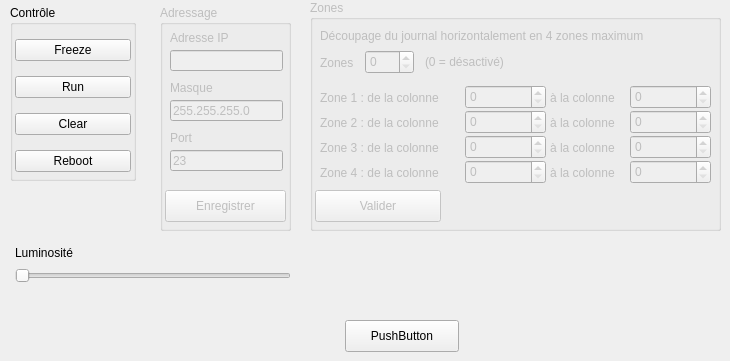
    <widget class="QWidget" name="paramTab">
     <attribute name="title">
      <string>Paramètres</string>
     </attribute>
     <widget class="QSlider" name="ledIntensity">
      <property name="geometry">
       <rect>
        <x>15</x>
        <y>265</y>
        <width>276</width>
        <height>22</height>
       </rect>
      </property>
      <property name="maximum">
       <number>7</number>
      </property>
      <property name="orientation">
       <enum>Qt::Horizontal</enum>
      </property>
     </widget>
     <widget class="QLabel" name="label_3">
      <property name="geometry">
       <rect>
        <x>15</x>
        <y>245</y>
        <width>86</width>
        <height>16</height>
       </rect>
      </property>
      <property name="text">
       <string>Luminosité</string>
      </property>
     </widget>
     <widget class="QGroupBox" name="groupZone">
      <property name="enabled">
       <bool>false</bool>
      </property>
      <property name="geometry">
       <rect>
        <x>310</x>
        <y>0</y>
        <width>411</width>
        <height>231</height>
       </rect>
      </property>
      <property name="title">
       <string>Zones</string>
      </property>
      <widget class="QLabel" name="label_9">
       <property name="geometry">
        <rect>
         <x>10</x>
         <y>55</y>
         <width>41</width>
         <height>16</height>
        </rect>
       </property>
       <property name="text">
        <string>Zones</string>
       </property>
      </widget>
      <widget class="QSpinBox" name="zoneNumber">
       <property name="geometry">
        <rect>
         <x>55</x>
         <y>50</y>
         <width>49</width>
         <height>24</height>
        </rect>
       </property>
       <property name="maximum">
        <number>3</number>
       </property>
      </widget>
      <widget class="QLabel" name="label_19">
       <property name="geometry">
        <rect>
         <x>10</x>
         <y>25</y>
         <width>411</width>
         <height>21</height>
        </rect>
       </property>
       <property name="text">
        <string>Découpage du journal horizontalement en 4 zones maximum</string>
       </property>
      </widget>
      <widget class="QLabel" name="label_20">
       <property name="geometry">
        <rect>
         <x>10</x>
         <y>90</y>
         <width>146</width>
         <height>16</height>
        </rect>
       </property>
       <property name="text">
        <string>Zone 1 : de la colonne </string>
       </property>
      </widget>
      <widget class="QLabel" name="label_21">
       <property name="geometry">
        <rect>
         <x>240</x>
         <y>90</y>
         <width>81</width>
         <height>16</height>
        </rect>
       </property>
       <property name="text">
        <string>à la colonne </string>
       </property>
      </widget>
      <widget class="QSpinBox" name="fromZone1">
       <property name="geometry">
        <rect>
         <x>155</x>
         <y>85</y>
         <width>81</width>
         <height>24</height>
        </rect>
       </property>
       <property name="maximum">
        <number>8000</number>
       </property>
      </widget>
      <widget class="QSpinBox" name="toZone1">
       <property name="geometry">
        <rect>
         <x>320</x>
         <y>85</y>
         <width>81</width>
         <height>24</height>
        </rect>
       </property>
       <property name="maximum">
        <number>8000</number>
       </property>
      </widget>
      <widget class="QLabel" name="label_22">
       <property name="geometry">
        <rect>
         <x>115</x>
         <y>54</y>
         <width>171</width>
         <height>16</height>
        </rect>
       </property>
       <property name="text">
        <string>(0 = désactivé)</string>
       </property>
      </widget>
      <widget class="QPushButton" name="zoneSet">
       <property name="geometry">
        <rect>
         <x>5</x>
         <y>190</y>
         <width>126</width>
         <height>32</height>
        </rect>
       </property>
       <property name="text">
        <string>Valider</string>
       </property>
      </widget>
      <widget class="QSpinBox" name="toZone2">
       <property name="geometry">
        <rect>
         <x>320</x>
         <y>110</y>
         <width>81</width>
         <height>24</height>
        </rect>
       </property>
       <property name="maximum">
        <number>8000</number>
       </property>
      </widget>
      <widget class="QSpinBox" name="fromZone2">
       <property name="geometry">
        <rect>
         <x>155</x>
         <y>110</y>
         <width>81</width>
         <height>24</height>
        </rect>
       </property>
       <property name="maximum">
        <number>8000</number>
       </property>
      </widget>
      <widget class="QLabel" name="label_23">
       <property name="geometry">
        <rect>
         <x>240</x>
         <y>115</y>
         <width>81</width>
         <height>16</height>
        </rect>
       </property>
       <property name="text">
        <string>à la colonne </string>
       </property>
      </widget>
      <widget class="QLabel" name="label_24">
       <property name="geometry">
        <rect>
         <x>10</x>
         <y>115</y>
         <width>146</width>
         <height>16</height>
        </rect>
       </property>
       <property name="text">
        <string>Zone 2 : de la colonne </string>
       </property>
      </widget>
      <widget class="QSpinBox" name="toZone3">
       <property name="geometry">
        <rect>
         <x>320</x>
         <y>135</y>
         <width>81</width>
         <height>24</height>
        </rect>
       </property>
       <property name="maximum">
        <number>8000</number>
       </property>
      </widget>
      <widget class="QSpinBox" name="fromZone3">
       <property name="geometry">
        <rect>
         <x>155</x>
         <y>135</y>
         <width>81</width>
         <height>24</height>
        </rect>
       </property>
       <property name="maximum">
        <number>8000</number>
       </property>
      </widget>
      <widget class="QLabel" name="label_25">
       <property name="geometry">
        <rect>
         <x>240</x>
         <y>140</y>
         <width>81</width>
         <height>16</height>
        </rect>
       </property>
       <property name="text">
        <string>à la colonne </string>
       </property>
      </widget>
      <widget class="QLabel" name="label_28">
       <property name="geometry">
        <rect>
         <x>10</x>
         <y>140</y>
         <width>146</width>
         <height>16</height>
        </rect>
       </property>
       <property name="text">
        <string>Zone 3 : de la colonne </string>
       </property>
      </widget>
      <widget class="QSpinBox" name="toZone4">
       <property name="geometry">
        <rect>
         <x>320</x>
         <y>160</y>
         <width>81</width>
         <height>24</height>
        </rect>
       </property>
       <property name="maximum">
        <number>8000</number>
       </property>
      </widget>
      <widget class="QSpinBox" name="fromZone4">
       <property name="geometry">
        <rect>
         <x>155</x>
         <y>160</y>
         <width>81</width>
         <height>24</height>
        </rect>
       </property>
       <property name="maximum">
        <number>8000</number>
       </property>
      </widget>
      <widget class="QLabel" name="label_31">
       <property name="geometry">
        <rect>
         <x>240</x>
         <y>165</y>
         <width>81</width>
         <height>16</height>
        </rect>
       </property>
       <property name="text">
        <string>à la colonne </string>
       </property>
      </widget>
      <widget class="QLabel" name="label_32">
       <property name="geometry">
        <rect>
         <x>10</x>
         <y>165</y>
         <width>146</width>
         <height>16</height>
        </rect>
       </property>
       <property name="text">
        <string>Zone 4 : de la colonne </string>
       </property>
      </widget>
     </widget>
     <widget class="QGroupBox" name="groupControl">
      <property name="geometry">
       <rect>
        <x>10</x>
        <y>5</y>
        <width>126</width>
        <height>176</height>
       </rect>
      </property>
      <property name="title">
       <string>Contrôle</string>
      </property>
      <widget class="QWidget" name="layoutWidget">
       <property name="geometry">
        <rect>
         <x>5</x>
         <y>25</y>
         <width>116</width>
         <height>151</height>
        </rect>
       </property>
       <layout class="QVBoxLayout" name="verticalLayout">
        <item>
         <widget class="QPushButton" name="freezeMode">
          <property name="text">
           <string>Freeze</string>
          </property>
         </widget>
        </item>
        <item>
         <widget class="QPushButton" name="runMode">
          <property name="text">
           <string>Run</string>
          </property>
         </widget>
        </item>
        <item>
         <widget class="QPushButton" name="clearDevice">
          <property name="text">
           <string>Clear</string>
          </property>
         </widget>
        </item>
        <item>
         <widget class="QPushButton" name="rebootDevice">
          <property name="text">
           <string>Reboot</string>
          </property>
         </widget>
        </item>
       </layout>
      </widget>
     </widget>
     <widget class="QGroupBox" name="groupIP">
      <property name="enabled">
       <bool>false</bool>
      </property>
      <property name="geometry">
       <rect>
        <x>160</x>
        <y>5</y>
        <width>131</width>
        <height>226</height>
       </rect>
      </property>
      <property name="title">
       <string>Adressage</string>
      </property>
      <widget class="QLabel" name="label_13">
       <property name="geometry">
        <rect>
         <x>10</x>
         <y>25</y>
         <width>111</width>
         <height>16</height>
        </rect>
       </property>
       <property name="text">
        <string>Adresse IP</string>
       </property>
      </widget>
      <widget class="QLabel" name="label_15">
       <property name="geometry">
        <rect>
         <x>10</x>
         <y>125</y>
         <width>62</width>
         <height>16</height>
        </rect>
       </property>
       <property name="text">
        <string>Port</string>
       </property>
      </widget>
      <widget class="QLabel" name="label_14">
       <property name="geometry">
        <rect>
         <x>10</x>
         <y>75</y>
         <width>111</width>
         <height>16</height>
        </rect>
       </property>
       <property name="text">
        <string>Masque</string>
       </property>
      </widget>
      <widget class="QLineEdit" name="devicePort">
       <property name="geometry">
        <rect>
         <x>10</x>
         <y>145</y>
         <width>113</width>
         <height>21</height>
        </rect>
       </property>
       <property name="text">
        <string>23</string>
       </property>
      </widget>
      <widget class="QLineEdit" name="deviceIP">
       <property name="geometry">
        <rect>
         <x>10</x>
         <y>45</y>
         <width>113</width>
         <height>21</height>
        </rect>
       </property>
      </widget>
      <widget class="QLineEdit" name="deviceMask">
       <property name="geometry">
        <rect>
         <x>10</x>
         <y>95</y>
         <width>113</width>
         <height>21</height>
        </rect>
       </property>
       <property name="text">
        <string>255.255.255.0</string>
       </property>
      </widget>
      <widget class="QPushButton" name="saveIP">
       <property name="geometry">
        <rect>
         <x>5</x>
         <y>185</y>
         <width>121</width>
         <height>32</height>
        </rect>
       </property>
       <property name="text">
        <string>Enregistrer</string>
       </property>
      </widget>
     </widget>
     <widget class="QPushButton" name="pushButton">
      <property name="geometry">
       <rect>
        <x>345</x>
        <y>320</y>
        <width>114</width>
        <height>32</height>
       </rect>
      </property>
      <property name="text">
       <string>PushButton</string>
      </property>
     </widget>
    </widget>
